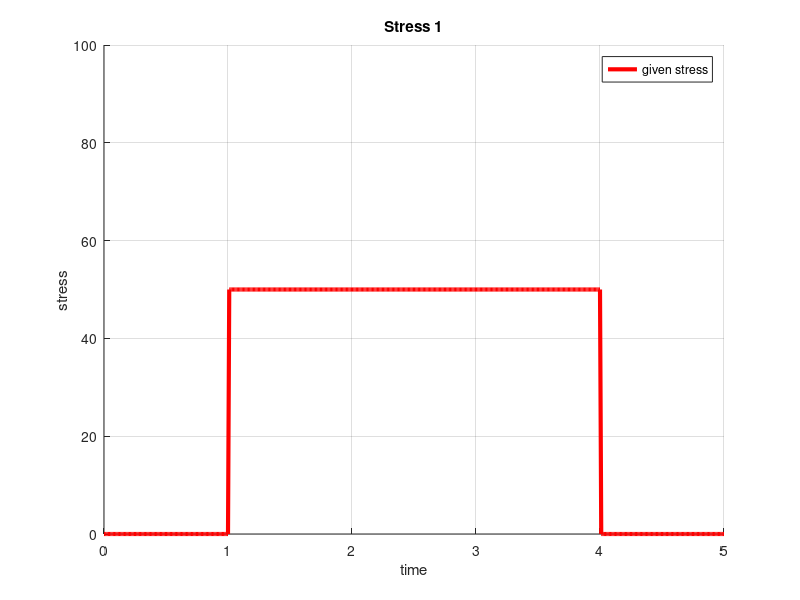

The MATLAB script that drew this image: (Note: this script raises an error after producing the figure.)
% Exercise 5
% 

%% Creep behaviour
% For the first stress graph.
clc
close all
%initial parameters
t0 = 0;
t1 = 1;
t2 = 4;
tend = 5;
dt = 0.01;

%define time vector

time = t0:dt:tend;

%sigma vector

sigma1 = zeros(1, (t1-t0)/dt+1);
sigma2 = 50*ones(1,(t2-t1)/dt);
sigma3 = zeros(1, (tend-t2)/dt);
sigma = [sigma1,sigma2,sigma3];


%plot the graph
figure(1);
hold on;grid on;
plot(time,sigma,'r','LineWidth',3);
xlabel('time');
ylabel('stress');
legend('given stress');
axis([0 5 0 100]);
title('Stress 1');
hold off;

% Code for the first stress

sigma_dot = gradient(sigma,dt);
t_sig = time;
tspan = [time(1) time(end)];
y0 = 0;
options=odeset('MaxStep',1e-3);

[result_time, strain_1] = ode23(@(t,eps)eps1(t,eps,sigma,t_sig,sigma_dot),tspan,y0,options);

figure(2);
hold on;grid on;
plot(result_time,strain_1,'g', 'LineWidth',3);
plot(time,sigma,'r','LineWidth',3);
xlabel('Time');
legend('strain','stress');
title('Creep behavior of stress 1')
axis([0 5 0 0.05]);
hold off;

%plot combined graphs
figure(3);
subplot(1,2,1);
    hold on; grid on;
    plot(time,sigma,'r','LineWidth',3);
    xlabel('time');
    ylabel('stress');
    legend('given stress');
    axis([0 5 0 100]);
    title('Stress 1');
subplot(1,2,2);
    hold on; grid on;
    plot(result_time,strain_1,'g', 'LineWidth',3);
    plot(time,sigma,'r','LineWidth',3);
    xlabel('Time');
    legend('strain','stress');
    title('Creep behavior of stress 1')
    axis([0 5 0 0.05]);
hold off;

%% For second sigma

sigma1 =zeros(1, (t1-t0)/dt+1);
sigma2 = linspace(50,80,(t2-t1)/dt);
sigma3 = zeros(1,(tend-t2)/dt);

sigma_2 = [sigma1,sigma2,sigma3];

%plot the graph

figure(4);
hold on;grid on;
plot(time,sigma_2,'r','LineWidth',3);
xlabel('time');
ylabel('stress');
legend('given  second stress');
axis([0 5 0 100]);
title('Stress curve 2');
hold off;

% Code for the second stress

sigma_dot_2 = gradient(sigma_2,dt);
t_sig_2 = time;
tspan = [time(1) time(end)];
y0 = 0;
options=odeset('MaxStep',1e-3);

[resul_time, strain_2] = ode23(@(t,eps_2)eps2(t,eps_2,sigma_2,t_sig_2,sigma_dot_2),tspan,y0,options);

figure(5);
hold on;grid on;
plot(resul_time,strain_2,'g', 'LineWidth',3);
plot(time,sigma_2,'r','LineWidth',3);
xlabel('Time');
legend('strain','stress');
axis([0 5 0 0.08]);
title('Creep bahavior for the stress graph 2');
hold off;



%% Plot the strains
%strain 1

section11 = zeros(1,(t1-t0)/dt+1);
section21 = 0.02*ones(1,(t2-t1)/dt);
section31 = zeros(1,(tend-t2)/dt);

strain_1 = [section11,section21,section31];

figure(6);
hold on; grid on
plot(time,strain_1,'g','LineWidth',3);
xlabel('time');
ylabel('strain');
legend('given strain');
title('Strain 1')
axis([0 5 0 0.05]);
hold off;

epsdot_1 = gradient(strain_1,dt);
t_epsdot_1 = time;
Tspan =[time(1) time(end)];
IC = 0;
options=odeset('MaxStep',1e-4);

[result_time, result_sigma] = ode23(@(t,sigma)ODEMaxwell1_help1(t,sigma,strain_1,t_epsdot_1,epsdot_1),Tspan,IC,options); 

% plot the stress response
figure(7);
hold on;grid on;
plot(result_time, result_sigma,'g', 'LineWidth',3);
plot(time,strain_1,'r','LineWidth',3);
xlabel('Time');
legend('stress response','applied strain');
axis([0 5 0 0.08]);
title('Relaxation bahavior for the strain graph 1');
hold off;



%% second strain

section1 = zeros(1, (t1-t0)/dt+1);
section2 = linspace(0.02, 0.05, (t2-t1)/dt);
section3 = zeros(1,(tend-t2)/dt);

strain_2 = [section1, section2,section3];

%plot the graphs
figure(8);
hold on;grid on;
plot(time,strain_2,'g','LineWidth',3);
xlabel('time');
legend('given strain');
title('Given strain2');
axis([0 5 0 0.07]);
hold off;

epsdot_2 = gradient(strain_2,dt);
t_epsdot_2 = time;

Tspan =[time(1) time(end)];     
IC = 0;           
options=odeset('MaxStep',1e-4);     

%%%% solve the ODE %%%%%
[result_time, result_sigma2] = ode23(@(t,sigma_2)ODEMaxwell1_help2(t,sigma_2,strain_2,t_epsdot_2,epsdot_2),Tspan,IC,options); 


% plot the stress response
figure(9);
hold on; grid on; box on;
plot(result_time,result_sigma2,'r','LineWidth',3);
plot(time,strain_2,'g','LineWidth',3);
xlabel('Time');
legend('Stress Response','Applied strain');
title('Relaxation Behavior for strain 2')
hold off;

%%
function eps_dot = eps1(t,eps,sig,ts,sig_dot)
E1 = 750;
E2 = 1000;
eta = 500;

g = eta +(eta*(E2/E1));

sigm = interp1(ts, sig ,t);

sigm_dot = interp1(ts,sig_dot,t);

eps_dot = (sigm/g)+(((eta/E1)*sigm_dot)/g)-((E2*eps)/g);

end


function eps_dot2 = eps2(t,eps,sig,ts,sig_dot)
E1 = 750;
E2 = 1000;
eta = 500;

g = eta +(eta*(E2/E1));

sigm = interp1(ts, sig ,t);

sigm_dot = interp1(ts,sig_dot,t);

eps_dot2 = (sigm/g)+(((eta/E1)*sigm_dot)/g)-((E2*eps)/g);

end


function sigmadot = ODEMaxwell1_help1(t,sigma,epsilon1,t_epsdot,epsilondot)
 E1=750;
 E2=1000;
 eta = 500;
% define parameters
epsdot = interp1(t_epsdot,epsilondot,t);
epsilon = interp1(t_epsdot,epsilon1,t);


% ODE to be solved
sigmadot =(E1*E2*epsilon)/eta+(E1+E2)*epsdot-(E1*sigma)/eta ;

end



function sigmadot = ODEMaxwell1_help2(t,sigma,strain_2,t_epsdot,epsilondot)
 E1=750;
 E2=1000;
 eta = 500;
% sigma = 50;
% define parameters
epsdot = interp1(t_epsdot,epsilondot,t);
epsilon = interp1(t_epsdot,strain_2,t);


% ODE to be solved
sigmadot =(E1*E2*epsilon)/eta+(E1+E2)*epsdot-(E1*sigma)/eta ;

end






